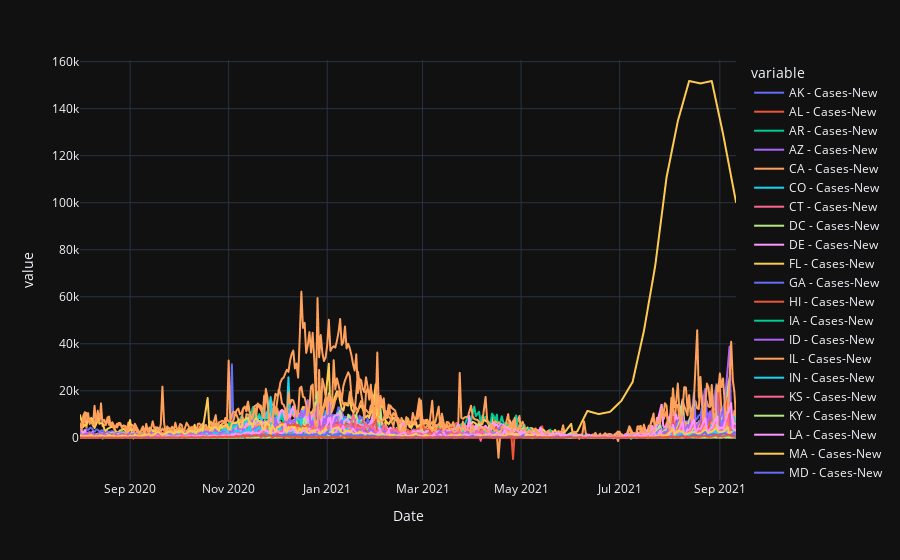

Notebook code for this chart:
### Code cell
px.line(plot_df)#[c for c in plot_df.columns if c.endswith('Cases-New')]])

### Figure 1 — Plotly figure (JSON) as saved in the notebook; plotly's stock layout.template omitted (floating-point values rounded to 4 significant figures; data arrays with more than 128 entries replaced by an {"elided": "..."} marker saying what was removed)
{"data": [{"hovertemplate": "variable=AK - Cases-New<br>Date=%{x}<br>value=%{y}<extra></extra>", "legendgroup": "AK - Cases-New", "line": {"color": "#636efa", "dash": "solid"}, "marker": {"symbol": "circle"}, "mode": "lines", "name": "AK - Cases-New", "showlegend": true, "type": "scattergl", "x": {"elided": "407 str values"}, "xaxis": "x", "y": {"elided": "407 float values"}, "yaxis": "y"}, {"hovertemplate": "variable=AL - Cases-New<br>Date=%{x}<br>value=%{y}<extra></extra>", "legendgroup": "AL - Cases-New", "line": {"color": "#EF553B", "dash": "solid"}, "marker": {"symbol": "circle"}, "mode": "lines", "name": "AL - Cases-New", "showlegend": true, "type": "scattergl", "x": {"elided": "407 str values"}, "xaxis": "x", "y": {"elided": "407 float values"}, "yaxis": "y"}, {"hovertemplate": "variable=AR - Cases-New<br>Date=%{x}<br>value=%{y}<extra></extra>", "legendgroup": "AR - Cases-New", "line": {"color": "#00cc96", "dash": "solid"}, "marker": {"symbol": "circle"}, "mode": "lines", "name": "AR - Cases-New", "showlegend": true, "type": "scattergl", "x": {"elided": "407 str values"}, "xaxis": "x", "y": {"elided": "407 float values"}, "yaxis": "y"}, {"hovertemplate": "variable=AZ - Cases-New<br>Date=%{x}<br>value=%{y}<extra></extra>", "legendgroup": "AZ - Cases-New", "line": {"color": "#ab63fa", "dash": "solid"}, "marker": {"symbol": "circle"}, "mode": "lines", "name": "AZ - Cases-New", "showlegend": true, "type": "scattergl", "x": {"elided": "407 str values"}, "xaxis": "x", "y": {"elided": "407 float values"}, "yaxis": "y"}, {"hovertemplate": "variable=CA - Cases-New<br>Date=%{x}<br>value=%{y}<extra></extra>", "legendgroup": "CA - Cases-New", "line": {"color": "#FFA15A", "dash": "solid"}, "marker": {"symbol": "circle"}, "mode": "lines", "name": "CA - Cases-New", "showlegend": true, "type": "scattergl", "x": {"elided": "407 str values"}, "xaxis": "x", "y": {"elided": "407 float values"}, "yaxis": "y"}, {"hovertemplate": "variable=CO - Cases-New<br>Date=%{x}<br>value=%{y}<extra></extra>", "legendgroup": "CO - Cases-New", "line": {"color": "#19d3f3", "dash": "solid"}, "marker": {"symbol": "circle"}, "mode": "lines", "name": "CO - Cases-New", "showlegend": true, "type": "scattergl", "x": {"elided": "407 str values"}, "xaxis": "x", "y": {"elided": "407 float values"}, "yaxis": "y"}, {"hovertemplate": "variable=CT - Cases-New<br>Date=%{x}<br>value=%{y}<extra></extra>", "legendgroup": "CT - Cases-New", "line": {"color": "#FF6692", "dash": "solid"}, "marker": {"symbol": "circle"}, "mode": "lines", "name": "CT - Cases-New", "showlegend": true, "type": "scattergl", "x": {"elided": "407 str values"}, "xaxis": "x", "y": {"elided": "407 float values"}, "yaxis": "y"}, {"hovertemplate": "variable=DC - Cases-New<br>Date=%{x}<br>value=%{y}<extra></extra>", "legendgroup": "DC - Cases-New", "line": {"color": "#B6E880", "dash": "solid"}, "marker": {"symbol": "circle"}, "mode": "lines", "name": "DC - Cases-New", "showlegend": true, "type": "scattergl", "x": {"elided": "407 str values"}, "xaxis": "x", "y": {"elided": "407 float values"}, "yaxis": "y"}, {"hovertemplate": "variable=DE - Cases-New<br>Date=%{x}<br>value=%{y}<extra></extra>", "legendgroup": "DE - Cases-New", "line": {"color": "#FF97FF", "dash": "solid"}, "marker": {"symbol": "circle"}, "mode": "lines", "name": "DE - Cases-New", "showlegend": true, "type": "scattergl", "x": {"elided": "407 str values"}, "xaxis": "x", "y": {"elided": "407 float values"}, "yaxis": "y"}, {"hovertemplate": "variable=FL - Cases-New<br>Date=%{x}<br>value=%{y}<extra></extra>", "legendgroup": "FL - Cases-New", "line": {"color": "#FECB52", "dash": "solid"}, "marker": {"symbol": "circle"}, "mode": "lines", "name": "FL - Cases-New", "showlegend": true, "type": "scattergl", "x": {"elided": "407 str values"}, "xaxis": "x", "y": {"elided": "407 float values"}, "yaxis": "y"}, {"hovertemplate": "variable=GA - Cases-New<br>Date=%{x}<br>value=%{y}<extra></extra>", "legendgroup": "GA - Cases-New", "line": {"color": "#636efa", "dash": "solid"}, "marker": {"symbol": "circle"}, "mode": "lines", "name": "GA - Cases-New", "showlegend": true, "type": "scattergl", "x": {"elided": "407 str values"}, "xaxis": "x", "y": {"elided": "407 float values"}, "yaxis": "y"}, {"hovertemplate": "variable=HI - Cases-New<br>Date=%{x}<br>value=%{y}<extra></extra>", "legendgroup": "HI - Cases-New", "line": {"color": "#EF553B", "dash": "solid"}, "marker": {"symbol": "circle"}, "mode": "lines", "name": "HI - Cases-New", "showlegend": true, "type": "scattergl", "x": {"elided": "407 str values"}, "xaxis": "x", "y": {"elided": "407 float values"}, "yaxis": "y"}, {"hovertemplate": "variable=IA - Cases-New<br>Date=%{x}<br>value=%{y}<extra></extra>", "legendgroup": "IA - Cases-New", "line": {"color": "#00cc96", "dash": "solid"}, "marker": {"symbol": "circle"}, "mode": "lines", "name": "IA - Cases-New", "showlegend": true, "type": "scattergl", "x": {"elided": "407 str values"}, "xaxis": "x", "y": {"elided": "407 float values"}, "yaxis": "y"}, {"hovertemplate": "variable=ID - Cases-New<br>Date=%{x}<br>value=%{y}<extra></extra>", "legendgroup": "ID - Cases-New", "line": {"color": "#ab63fa", "dash": "solid"}, "marker": {"symbol": "circle"}, "mode": "lines", "name": "ID - Cases-New", "showlegend": true, "type": "scattergl", "x": {"elided": "407 str values"}, "xaxis": "x", "y": {"elided": "407 float values"}, "yaxis": "y"}, {"hovertemplate": "variable=IL - Cases-New<br>Date=%{x}<br>value=%{y}<extra></extra>", "legendgroup": "IL - Cases-New", "line": {"color": "#FFA15A", "dash": "solid"}, "marker": {"symbol": "circle"}, "mode": "lines", "name": "IL - Cases-New", "showlegend": true, "type": "scattergl", "x": {"elided": "407 str values"}, "xaxis": "x", "y": {"elided": "407 float values"}, "yaxis": "y"}, {"hovertemplate": "variable=IN - Cases-New<br>Date=%{x}<br>value=%{y}<extra></extra>", "legendgroup": "IN - Cases-New", "line": {"color": "#19d3f3", "dash": "solid"}, "marker": {"symbol": "circle"}, "mode": "lines", "name": "IN - Cases-New", "showlegend": true, "type": "scattergl", "x": {"elided": "407 str values"}, "xaxis": "x", "y": {"elided": "407 float values"}, "yaxis": "y"}, {"hovertemplate": "variable=KS - Cases-New<br>Date=%{x}<br>value=%{y}<extra></extra>", "legendgroup": "KS - Cases-New", "line": {"color": "#FF6692", "dash": "solid"}, "marker": {"symbol": "circle"}, "mode": "lines", "name": "KS - Cases-New", "showlegend": true, "type": "scattergl", "x": {"elided": "407 str values"}, "xaxis": "x", "y": {"elided": "407 float values"}, "yaxis": "y"}, {"hovertemplate": "variable=KY - Cases-New<br>Date=%{x}<br>value=%{y}<extra></extra>", "legendgroup": "KY - Cases-New", "line": {"color": "#B6E880", "dash": "solid"}, "marker": {"symbol": "circle"}, "mode": "lines", "name": "KY - Cases-New", "showlegend": true, "type": "scattergl", "x": {"elided": "407 str values"}, "xaxis": "x", "y": {"elided": "407 float values"}, "yaxis": "y"}, {"hovertemplate": "variable=LA - Cases-New<br>Date=%{x}<br>value=%{y}<extra></extra>", "legendgroup": "LA - Cases-New", "line": {"color": "#FF97FF", "dash": "solid"}, "marker": {"symbol": "circle"}, "mode": "lines", "name": "LA - Cases-New", "showlegend": true, "type": "scattergl", "x": {"elided": "407 str values"}, "xaxis": "x", "y": {"elided": "407 float values"}, "yaxis": "y"}, {"hovertemplate": "variable=MA - Cases-New<br>Date=%{x}<br>value=%{y}<extra></extra>", "legendgroup": "MA - Cases-New", "line": {"color": "#FECB52", "dash": "solid"}, "marker": {"symbol": "circle"}, "mode": "lines", "name": "MA - Cases-New", "showlegend": true, "type": "scattergl", "x": {"elided": "407 str values"}, "xaxis": "x", "y": {"elided": "407 float values"}, "yaxis": "y"}, {"hovertemplate": "variable=MD - Cases-New<br>Date=%{x}<br>value=%{y}<extra></extra>", "legendgroup": "MD - Cases-New", "line": {"color": "#636efa", "dash": "solid"}, "marker": {"symbol": "circle"}, "mode": "lines", "name": "MD - Cases-New", "showlegend": true, "type": "scattergl", "x": {"elided": "407 str values"}, "xaxis": "x", "y": {"elided": "407 float values"}, "yaxis": "y"}, {"hovertemplate": "variable=ME - Cases-New<br>Date=%{x}<br>value=%{y}<extra></extra>", "legendgroup": "ME - Cases-New", "line": {"color": "#EF553B", "dash": "solid"}, "marker": {"symbol": "circle"}, "mode": "lines", "name": "ME - Cases-New", "showlegend": true, "type": "scattergl", "x": {"elided": "407 str values"}, "xaxis": "x", "y": {"elided": "407 float values"}, "yaxis": "y"}, {"hovertemplate": "variable=MI - Cases-New<br>Date=%{x}<br>value=%{y}<extra></extra>", "legendgroup": "MI - Cases-New", "line": {"color": "#00cc96", "dash": "solid"}, "marker": {"symbol": "circle"}, "mode": "lines", "name": "MI - Cases-New", "showlegend": true, "type": "scattergl", "x": {"elided": "407 str values"}, "xaxis": "x", "y": {"elided": "407 float values"}, "yaxis": "y"}, {"hovertemplate": "variable=MN - Cases-New<br>Date=%{x}<br>value=%{y}<extra></extra>", "legendgroup": "MN - Cases-New", "line": {"color": "#ab63fa", "dash": "solid"}, "marker": {"symbol": "circle"}, "mode": "lines", "name": "MN - Cases-New", "showlegend": true, "type": "scattergl", "x": {"elided": "407 str values"}, "xaxis": "x", "y": {"elided": "407 float values"}, "yaxis": "y"}, {"hovertemplate": "variable=MO - Cases-New<br>Date=%{x}<br>value=%{y}<extra></extra>", "legendgroup": "MO - Cases-New", "line": {"color": "#FFA15A", "dash": "solid"}, "marker": {"symbol": "circle"}, "mode": "lines", "name": "MO - Cases-New", "showlegend": true, "type": "scattergl", "x": {"elided": "407 str values"}, "xaxis": "x", "y": {"elided": "407 float values"}, "yaxis": "y"}, {"hovertemplate": "variable=MS - Cases-New<br>Date=%{x}<br>value=%{y}<extra></extra>", "legendgroup": "MS - Cases-New", "line": {"color": "#19d3f3", "dash": "solid"}, "marker": {"symbol": "circle"}, "mode": "lines", "name": "MS - Cases-New", "showlegend": true, "type": "scattergl", "x": {"elided": "407 str values"}, "xaxis": "x", "y": {"elided": "407 float values"}, "yaxis": "y"}, {"hovertemplate": "variable=MT - Cases-New<br>Date=%{x}<br>value=%{y}<extra></extra>", "legendgroup": "MT - Cases-New", "line": {"color": "#FF6692", "dash": "solid"}, "marker": {"symbol": "circle"}, "mode": "lines", "name": "MT - Cases-New", "showlegend": true, "type": "scattergl", "x": {"elided": "407 str values"}, "xaxis": "x", "y": {"elided": "407 float values"}, "yaxis": "y"}, {"hovertemplate": "variable=NC - Cases-New<br>Date=%{x}<br>value=%{y}<extra></extra>", "legendgroup": "NC - Cases-New", "line": {"color": "#B6E880", "dash": "solid"}, "marker": {"symbol": "circle"}, "mode": "lines", "name": "NC - Cases-New", "showlegend": true, "type": "scattergl", "x": {"elided": "407 str values"}, "xaxis": "x", "y": {"elided": "407 float values"}, "yaxis": "y"}, {"hovertemplate": "variable=ND - Cases-New<br>Date=%{x}<br>value=%{y}<extra></extra>", "legendgroup": "ND - Cases-New", "line": {"color": "#FF97FF", "dash": "solid"}, "marker": {"symbol": "circle"}, "mode": "lines", "name": "ND - Cases-New", "showlegend": true, "type": "scattergl", "x": {"elided": "407 str values"}, "xaxis": "x", "y": {"elided": "407 float values"}, "yaxis": "y"}, {"hovertemplate": "variable=NE - Cases-New<br>Date=%{x}<br>value=%{y}<extra></extra>", "legendgroup": "NE - Cases-New", "line": {"color": "#FECB52", "dash": "solid"}, "marker": {"symbol": "circle"}, "mode": "lines", "name": "NE - Cases-New", "showlegend": true, "type": "scattergl", "x": {"elided": "407 str values"}, "xaxis": "x", "y": {"elided": "407 float values"}, "yaxis": "y"}, {"hovertemplate": "variable=NH - Cases-New<br>Date=%{x}<br>value=%{y}<extra></extra>", "legendgroup": "NH - Cases-New", "line": {"color": "#636efa", "dash": "solid"}, "marker": {"symbol": "circle"}, "mode": "lines", "name": "NH - Cases-New", "showlegend": true, "type": "scattergl", "x": {"elided": "407 str values"}, "xaxis": "x", "y": {"elided": "407 float values"}, "yaxis": "y"}, {"hovertemplate": "variable=NJ - Cases-New<br>Date=%{x}<br>value=%{y}<extra></extra>", "legendgroup": "NJ - Cases-New", "line": {"color": "#EF553B", "dash": "solid"}, "marker": {"symbol": "circle"}, "mode": "lines", "name": "NJ - Cases-New", "showlegend": true, "type": "scattergl", "x": {"elided": "407 str values"}, "xaxis": "x", "y": {"elided": "407 float values"}, "yaxis": "y"}, {"hovertemplate": "variable=NM - Cases-New<br>Date=%{x}<br>value=%{y}<extra></extra>", "legendgroup": "NM - Cases-New", "line": {"color": "#00cc96", "dash": "solid"}, "marker": {"symbol": "circle"}, "mode": "lines", "name": "NM - Cases-New", "showlegend": true, "type": "scattergl", "x": {"elided": "407 str values"}, "xaxis": "x", "y": {"elided": "407 float values"}, "yaxis": "y"}, {"hovertemplate": "variable=NV - Cases-New<br>Date=%{x}<br>value=%{y}<extra></extra>", "legendgroup": "NV - Cases-New", "line": {"color": "#ab63fa", "dash": "solid"}, "marker": {"symbol": "circle"}, "mode": "lines", "name": "NV - Cases-New", "showlegend": true, "type": "scattergl", "x": {"elided": "407 str values"}, "xaxis": "x", "y": {"elided": "407 float values"}, "yaxis": "y"}, {"hovertemplate": "variable=NY - Cases-New<br>Date=%{x}<br>value=%{y}<extra></extra>", "legendgroup": "NY - Cases-New", "line": {"color": "#FFA15A", "dash": "solid"}, "marker": {"symbol": "circle"}, "mode": "lines", "name": "NY - Cases-New", "showlegend": true, "type": "scattergl", "x": {"elided": "407 str values"}, "xaxis": "x", "y": {"elided": "407 float values"}, "yaxis": "y"}, {"hovertemplate": "variable=OH - Cases-New<br>Date=%{x}<br>value=%{y}<extra></extra>", "legendgroup": "OH - Cases-New", "line": {"color": "#19d3f3", "dash": "solid"}, "marker": {"symbol": "circle"}, "mode": "lines", "name": "OH - Cases-New", "showlegend": true, "type": "scattergl", "x": {"elided": "407 str values"}, "xaxis": "x", "y": {"elided": "407 float values"}, "yaxis": "y"}, {"hovertemplate": "variable=OK - Cases-New<br>Date=%{x}<br>value=%{y}<extra></extra>", "legendgroup": "OK - Cases-New", "line": {"color": "#FF6692", "dash": "solid"}, "marker": {"symbol": "circle"}, "mode": "lines", "name": "OK - Cases-New", "showlegend": true, "type": "scattergl", "x": {"elided": "407 str values"}, "xaxis": "x", "y": {"elided": "407 float values"}, "yaxis": "y"}, {"hovertemplate": "variable=OR - Cases-New<br>Date=%{x}<br>value=%{y}<extra></extra>", "legendgroup": "OR - Cases-New", "line": {"color": "#B6E880", "dash": "solid"}, "marker": {"symbol": "circle"}, "mode": "lines", "name": "OR - Cases-New", "showlegend": true, "type": "scattergl", "x": {"elided": "407 str values"}, "xaxis": "x", "y": {"elided": "407 float values"}, "yaxis": "y"}, {"hovertemplate": "variable=PA - Cases-New<br>Date=%{x}<br>value=%{y}<extra></extra>", "legendgroup": "PA - Cases-New", "line": {"color": "#FF97FF", "dash": "solid"}, "marker": {"symbol": "circle"}, "mode": "lines", "name": "PA - Cases-New", "showlegend": true, "type": "scattergl", "x": {"elided": "407 str values"}, "xaxis": "x", "y": {"elided": "407 float values"}, "yaxis": "y"}, {"hovertemplate": "variable=PR - Cases-New<br>Date=%{x}<br>value=%{y}<extra></extra>", "legendgroup": "PR - Cases-New", "line": {"color": "#FECB52", "dash": "solid"}, "marker": {"symbol": "circle"}, "mode": "lines", "name": "PR - Cases-New", "showlegend": true, "type": "scattergl", "x": {"elided": "407 str values"}, "xaxis": "x", "y": {"elided": "407 float values"}, "yaxis": "y"}, {"hovertemplate": "variable=RI - Cases-New<br>Date=%{x}<br>value=%{y}<extra></extra>", "legendgroup": "RI - Cases-New", "line": {"color": "#636efa", "dash": "solid"}, "marker": {"symbol": "circle"}, "mode": "lines", "name": "RI - Cases-New", "showlegend": true, "type": "scattergl", "x": {"elided": "407 str values"}, "xaxis": "x", "y": {"elided": "407 float values"}, "yaxis": "y"}, {"hovertemplate": "variable=SC - Cases-New<br>Date=%{x}<br>value=%{y}<extra></extra>", "legendgroup": "SC - Cases-New", "line": {"color": "#EF553B", "dash": "solid"}, "marker": {"symbol": "circle"}, "mode": "lines", "name": "SC - Cases-New", "showlegend": true, "type": "scattergl", "x": {"elided": "407 str values"}, "xaxis": "x", "y": {"elided": "407 float values"}, "yaxis": "y"}, {"hovertemplate": "variable=SD - Cases-New<br>Date=%{x}<br>value=%{y}<extra></extra>", "legendgroup": "SD - Cases-New", "line": {"color": "#00cc96", "dash": "solid"}, "marker": {"symbol": "circle"}, "mode": "lines", "name": "SD - Cases-New", "showlegend": true, "type": "scattergl", "x": {"elided": "407 str values"}, "xaxis": "x", "y": {"elided": "407 float values"}, "yaxis": "y"}, {"hovertemplate": "variable=TN - Cases-New<br>Date=%{x}<br>value=%{y}<extra></extra>", "legendgroup": "TN - Cases-New", "line": {"color": "#ab63fa", "dash": "solid"}, "marker": {"symbol": "circle"}, "mode": "lines", "name": "TN - Cases-New", "showlegend": true, "type": "scattergl", "x": {"elided": "407 str values"}, "xaxis": "x", "y": {"elided": "407 float values"}, "yaxis": "y"}, {"hovertemplate": "variable=TX - Cases-New<br>Date=%{x}<br>value=%{y}<extra></extra>", "legendgroup": "TX - Cases-New", "line": {"color": "#FFA15A", "dash": "solid"}, "marker": {"symbol": "circle"}, "mode": "lines", "name": "TX - Cases-New", "showlegend": true, "type": "scattergl", "x": {"elided": "407 str values"}, "xaxis": "x", "y": {"elided": "407 float values"}, "yaxis": "y"}, {"hovertemplate": "variable=UT - Cases-New<br>Date=%{x}<br>value=%{y}<extra></extra>", "legendgroup": "UT - Cases-New", "line": {"color": "#19d3f3", "dash": "solid"}, "marker": {"symbol": "circle"}, "mode": "lines", "name": "UT - Cases-New", "showlegend": true, "type": "scattergl", "x": {"elided": "407 str values"}, "xaxis": "x", "y": {"elided": "407 float values"}, "yaxis": "y"}, {"hovertemplate": "variable=VA - Cases-New<br>Date=%{x}<br>value=%{y}<extra></extra>", "legendgroup": "VA - Cases-New", "line": {"color": "#FF6692", "dash": "solid"}, "marker": {"symbol": "circle"}, "mode": "lines", "name": "VA - Cases-New", "showlegend": true, "type": "scattergl", "x": {"elided": "407 str values"}, "xaxis": "x", "y": {"elided": "407 float values"}, "yaxis": "y"}, {"hovertemplate": "variable=VT - Cases-New<br>Date=%{x}<br>value=%{y}<extra></extra>", "legendgroup": "VT - Cases-New", "line": {"color": "#B6E880", "dash": "solid"}, "marker": {"symbol": "circle"}, "mode": "lines", "name": "VT - Cases-New", "showlegend": true, "type": "scattergl", "x": {"elided": "407 str values"}, "xaxis": "x", "y": {"elided": "407 float values"}, "yaxis": "y"}, {"hovertemplate": "variable=WA - Cases-New<br>Date=%{x}<br>value=%{y}<extra></extra>", "legendgroup": "WA - Cases-New", "line": {"color": "#FF97FF", "dash": "solid"}, "marker": {"symbol": "circle"}, "mode": "lines", "name": "WA - Cases-New", "showlegend": true, "type": "scattergl", "x": {"elided": "407 str values"}, "xaxis": "x", "y": {"elided": "407 float values"}, "yaxis": "y"}, {"hovertemplate": "variable=WI - Cases-New<br>Date=%{x}<br>value=%{y}<extra></extra>", "legendgroup": "WI - Cases-New", "line": {"color": "#FECB52", "dash": "solid"}, "marker": {"symbol": "circle"}, "mode": "lines", "name": "WI - Cases-New", "showlegend": true, "type": "scattergl", "x": {"elided": "407 str values"}, "xaxis": "x", "y": {"elided": "407 float values"}, "yaxis": "y"}, {"hovertemplate": "variable=WV - Cases-New<br>Date=%{x}<br>value=%{y}<extra></extra>", "legendgroup": "WV - Cases-New", "line": {"color": "#636efa", "dash": "solid"}, "marker": {"symbol": "circle"}, "mode": "lines", "name": "WV - Cases-New", "showlegend": true, "type": "scattergl", "x": {"elided": "407 str values"}, "xaxis": "x", "y": {"elided": "407 float values"}, "yaxis": "y"}, {"hovertemplate": "variable=WY - Cases-New<br>Date=%{x}<br>value=%{y}<extra></extra>", "legendgroup": "WY - Cases-New", "line": {"color": "#EF553B", "dash": "solid"}, "marker": {"symbol": "circle"}, "mode": "lines", "name": "WY - Cases-New", "showlegend": true, "type": "scattergl", "x": {"elided": "407 str values"}, "xaxis": "x", "y": {"elided": "407 float values"}, "yaxis": "y"}], "layout": {"legend": {"title": {"text": "variable"}, "tracegroupgap": 0}, "margin": {"t": 60}, "xaxis": {"anchor": "y", "domain": [0, 1], "title": {"text": "Date"}}, "yaxis": {"anchor": "x", "domain": [0, 1], "title": {"text": "value"}}}}
